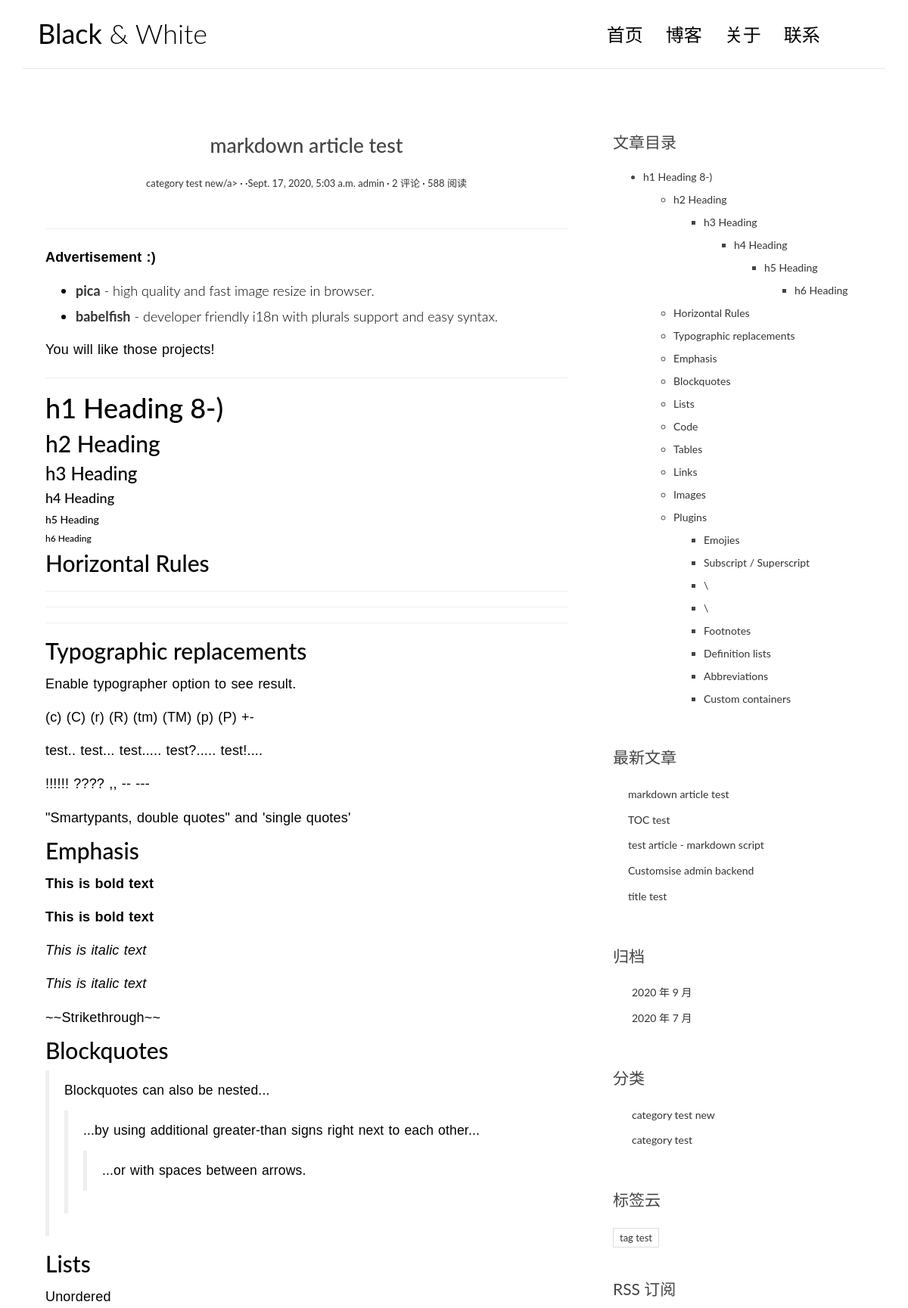
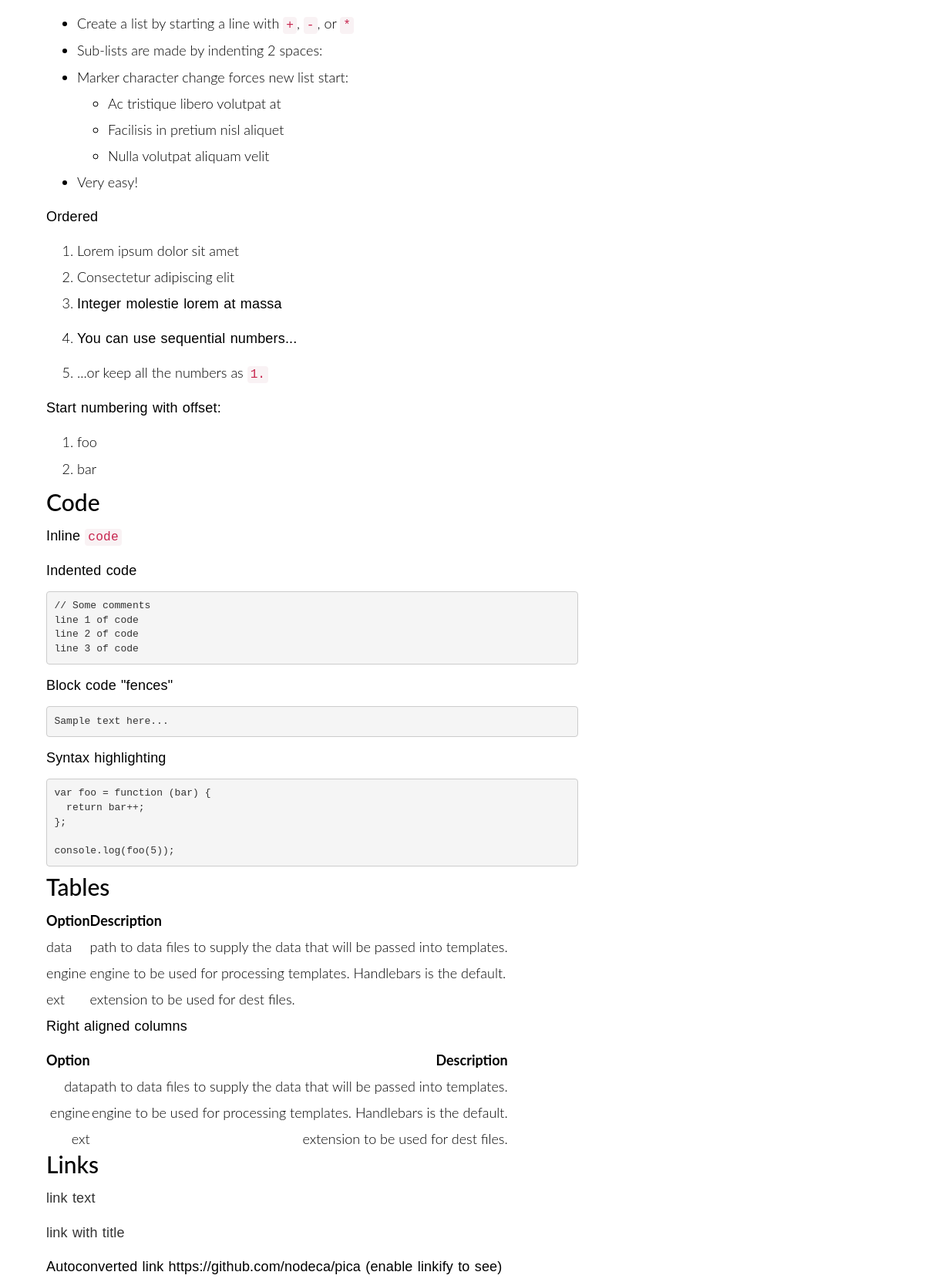
Screenshot of /posts/5/ (upper part) with the database file from the repository (2 pictures, top to bottom).
### blog/models.py (models this page shows, shortened)
class Post(models.Model):
    class Meta:
        verbose_name = '文章'
        verbose_name_plural = verbose_name
        ordering = ['-created_time']
    title = models.CharField('标题', max_length=70)
    body = models.TextField('正文')
    created_time = models.DateTimeField('创建时间', default = timezone.now())
    modified_time = models.DateTimeField('修改时间')
    excerpt = models.CharField('摘要', max_length=200, blank=True)
    category = models.ForeignKey(Category, verbose_name='分类', on_delete=models.CASCADE)
    tags = models.ManyToManyField(Tag, verbose_name='标签', blank=True)
    author = models.ForeignKey(User, verbose_name='作者', on_delete=models.CASCADE)
    def get_absolute_url(self):
        return reverse('blog:detail', kwargs={'pk': self.pk})

class Category(models.Model):
    class Meta:
        verbose_name = '分类'
        verbose_name_plural = verbose_name
    name = models.CharField(max_length=100)

class Tag(models.Model):
    class Meta:
        verbose_name = '标签'
        verbose_name_plural = verbose_name
    name = models.CharField(max_length=100)

### blog/views.py (the view)
# urls.py: path('posts/<int:pk>/', views.detail, name='detail'),
def detail(request, pk):
    post = get_object_or_404(Post, pk=pk)
    md = markdown.Markdown(extensions=[
        'markdown.extensions.extra',
        'markdown.extensions.codehilite',
        'markdown.extensions.toc',
        TocExtension(slugify=slugify),
    ])
    post.body = md.convert(post.body)
    m = re.search(r'<div class="toc">\s*<ul>(.*)</ul>\s*</div>', md.toc, re.S)
    post.toc = m.group(1) if m is not None else ''
    return render(request, 'blog/detail.html', context={'post': post})

### blog/templatetags/blog_extras.py (called while the page is built)
@register.inclusion_tag('blog/inclusions/_recent_posts.html', takes_context=True)
def show_recent_posts(context, num=5):
    return {
        'recent_post_list': Post.objects.all().order_by('-created_time')[:num],
    }

@register.inclusion_tag('blog/inclusions/_archives.html', takes_context=True)
def show_archives(context):
    return {
        'date_list': Post.objects.dates('created_time', 'month', order='DESC'),
    }

@register.inclusion_tag('blog/inclusions/_categories.html', takes_context=True)
def show_categories(context):
    return {
        'category_list': Category.objects.all(),
    }

@register.inclusion_tag('blog/inclusions/_tags.html', takes_context=True)
def show_tags(context):
    return {
        'tag_list': Tag.objects.all(),
    }

### comments/templatetags/comments_extras.py (called while the page is built)
@register.inclusion_tag('comments/inclusions/_form.html', takes_context=True)
def show_comment_form(context, post, form=None):
    if form is None:
        form = CommentForm()
    return {
        'form': form,
        'post': post,
    }

@register.inclusion_tag('comments/inclusions/_list.html', takes_context=True)
def show_comments(context, post):
    comment_list = post.comment_set.all().order_by('-created_time')
    comment_count = comment_list.count()
    return {
        'comment_count': comment_count,
        'comment_list': comment_list,
    }

### templates/blog/detail.html (shortened to what this page needs)
{% extends 'base.html' %}
{% load comments_extras %}
{% block main%}
    <article class="post post-{{ post.pk }}">
        <header class="entry-header">
            <h1 class="entry-title">{{ post.title }}</h1>
            <div class="entry-meta">
                <span class="post-category"><a href="#">{{ post.category.name }}/a></span>
                <span class="post-date"><a href="#"><time class="entry-date"
                                                            datetime="{{ post.created_time }}">{{ post.created_time }}</time></a></span>
                <span class="post-author"><a href="#">{{ post.author }}</a></span>
                <span class="comments-link"><a href="#comment-area">{{ post.comment_set.count }} 评论</a></span>
                <span class="views-count"><a href="#">588 阅读</a></span>
            </div>
        </header>
        <div class="entry-content clearfix">
            {{ post.body|safe }}
        </div>
    </article>
{% endblock main %}
{% block toc %}
  {% if post.toc %}
    <div class="widget widget-content">
      <h3 class="widget-title">文章目录</h3>
      <div class="toc">
        <ul>
          {{ post.toc|safe }}
        </ul>
      </div>
    </div>
  {% endif %}
{% endblock toc %}

### templates/blog/inclusions/_recent_posts.html
<div class="widget widget-recent-posts">
  <h3 class="widget-title">最新文章</h3>
  <ul>
    {% for post in recent_post_list %}
      <li>
        <a href="{{ post.get_absolute_url }}">{{ post.title }}</a>
      </li>
    {% empty %}
      暂无文章！
    {% endfor %}
  </ul>
</div>

### templates/blog/inclusions/_categories.html
<div class="widget widget-category">
  <h3 class="widget-title">分类</h3>
  <ul>
    {% for category in category_list %}
      <li>
        <a href="{% url 'blog:category' category.pk %}">{{ category.name }}</a>
      </li>
    {% empty %}
      暂无分类！
    {% endfor %}
  </ul>
</div>

### templates/blog/inclusions/_tags.html
<div class="widget widget-tag-cloud">
  <h3 class="widget-title">标签云</h3>
  <ul>
    {% for tag in tag_list %}
      <li>
        <a href="{% url 'blog:tag' tag.pk %}">{{ tag.name }}</a>
      </li>
    {% empty %}
      暂无标签！
    {% endfor %}
  </ul>
</div>

### blog/static/blog/css/custom.css (style rules this page uses)
* { outline: none; }
h1, h2, h3, h4, h5, h6 { margin-top: 0; }
a { color: #333; }
body { color: #444; font-family: 'Lato', sans-serif; }
p { font-family: 'Ubuntu', sans-serif; font-weight: 400; word-spacing: 1px; letter-spacing: 0.01em; }
.post { background: #fff; padding: 30px 30px 0; }
.entry-title { text-align: center; font-size: 1.9em; margin-bottom: 20px; line-height: 1.6; padding: 10px 20px 0; }
.entry-meta { text-align: center; color: #DDDDDD; font-size: 13px; margin-bottom: 30px; }
.entry-content { font-size: 18px; line-height: 1.9; font-weight: 300; color: #000; }
.post-category::after, .post-date::after, .post-author::after, .comments-link::after { content: ' ·'; color: #000; }
.widget { background: #fff; padding: 30px 0 0; }
.widget-title { font-size: 1.5em; margin-bottom: 20px; line-height: 1.6; padding: 10px 0 0; font-weight: 400; }
.widget-recent-posts ul { padding: 0; margin: 0; padding-left: 20px; }
.widget-recent-posts ul li { list-style-type: none; position: relative; line-height: 170%; margin-bottom: 10px; }
.widget-recent-posts ul li::before { content: '\f3d3'; font-family: "Ionicons"; position: absolute; left: -17px; top: 3px; font-size: 16px; color: #000; }
.widget-category ul { padding: 0; margin: 0; padding-left: 25px; }
.widget-category ul li { list-style-type: none; position: relative; line-height: 170%; margin-bottom: 10px; }
.widget-category ul li::before { content: '\f3fe'; font-family: "Ionicons"; position: absolute; left: -25px; top: 1px; font-size: 18px; color: #000; }
.widget-tag-cloud ul { padding: 0; margin: 0; margin-right: -10px; }
.widget-tag-cloud ul li { list-style-type: none; font-size: 13px; display: inline-block; margin-right: 10px; margin-bottom: 10px; padding: 3px 8px; border: 1px solid #ddd; }
.widget-content ul ul { margin-top: 10px; }
.widget-content ul li { margin-bottom: 10px; }

### templates/base.html (style rules this page uses)
.codehilite { padding: 0; }

### rows the page displays
Post: title "markdown article test", category.name "category test new", created_time "Sept. 17, 2020, 5:03 a.m.", author "admin", comment_set.count "2", body "Advertisement :) pica - high quality and fast image resize in browser. babelfish - developer friendly i18n with plurals support and easy syntax. You will like those projects! h1 Heading 8-) h2 Heading h3 Heading h4 Heading h5 Heading h6 Heading Horizontal Rules Typographic replacements Enable typographer option to see result. (c) (C) (r) (R) (tm) (TM) (p) (P) +- test.. test... test..... test?..... test!.... !!!!!! ???? ,, -- --- \"Smartypants, double quotes\" and 'single quotes' Emphasis This is bold text This is bold text This is italic text This is italic text ~~Strikethrough~~ Blockquotes Blockquotes can also be nested... ...by using additional greater-than signs right next to each…", toc "h1 Heading 8-) h2 Heading h3 Heading h4 Heading h5 Heading h6 Heading Horizontal Rules Typographic replacements Emphasis Blockquotes Lists Code Tables Links Images Plugins Emojies Subscript / Superscript \\ \\ Footnotes Definition lists Abbreviations Custom containers"
Post: title "TOC test"
Post: title "test article - markdown script"
Post: title "Customsise admin backend"
Post: title "title test"
Category: name "category test new"
Category: name "category test"
Tag: name "tag test"

### other values shown
{{ date.year }} "2020" "2020"
{{ date.month }} "9" "7"
